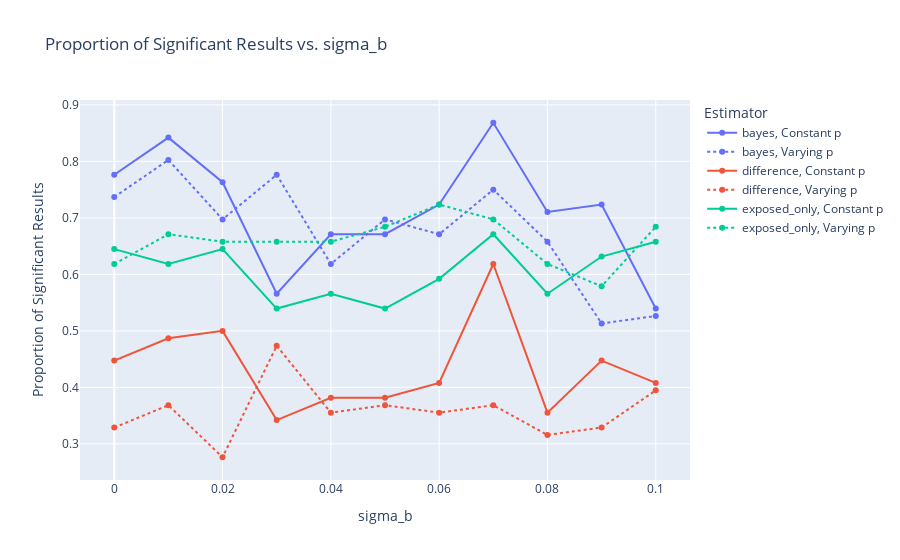

Notebook cell for this chart:
### Code cell
# Create the plot using Plotly
fig_prop_signif = px.line(
    df.assign(LineStyle=df["prop_treatment"].apply(
        lambda x: "Constant p" if np.array_equal(x, prop_const) else "Varying p"
    )),
    x="sigma_b",
    y="prop_signif",
    color="estimator",
    line_dash="LineStyle",
    markers=True,
    title="Proportion of Significant Results vs. sigma_b",
    labels={"sigma_b": "sigma_b", "prop_signif": "Proportion of Significant Results"},
)

# Update the legend to remove linestyle
fig_prop_signif.update_layout(legend_title_text="Estimator")
fig_prop_signif.show()

### Figure 1 — Plotly figure (JSON) as saved in the notebook; plotly's stock layout.template omitted (floating-point values rounded to 4 significant figures)
{"data": [{"hovertemplate": "estimator=bayes<br>LineStyle=Constant p<br>sigma_b=%{x}<br>Proportion of Significant Results=%{y}<extra></extra>", "legendgroup": "bayes, Constant p", "line": {"color": "#636efa", "dash": "solid"}, "marker": {"symbol": "circle"}, "mode": "lines+markers", "name": "bayes, Constant p", "orientation": "v", "showlegend": true, "type": "scatter", "x": [0, 0.01, 0.02, 0.03, 0.04, 0.05, 0.06, 0.07, 0.08, 0.09, 0.1], "xaxis": "x", "y": [0.7763, 0.8421, 0.7632, 0.5658, 0.6711, 0.6711, 0.7237, 0.8684, 0.7105, 0.7237, 0.5395], "yaxis": "y"}, {"hovertemplate": "estimator=bayes<br>LineStyle=Varying p<br>sigma_b=%{x}<br>Proportion of Significant Results=%{y}<extra></extra>", "legendgroup": "bayes, Varying p", "line": {"color": "#636efa", "dash": "dot"}, "marker": {"symbol": "circle"}, "mode": "lines+markers", "name": "bayes, Varying p", "orientation": "v", "showlegend": true, "type": "scatter", "x": [0, 0.01, 0.02, 0.03, 0.04, 0.05, 0.06, 0.07, 0.08, 0.09, 0.1], "xaxis": "x", "y": [0.7368, 0.8026, 0.6974, 0.7763, 0.6184, 0.6974, 0.6711, 0.75, 0.6579, 0.5132, 0.5263], "yaxis": "y"}, {"hovertemplate": "estimator=difference<br>LineStyle=Constant p<br>sigma_b=%{x}<br>Proportion of Significant Results=%{y}<extra></extra>", "legendgroup": "difference, Constant p", "line": {"color": "#EF553B", "dash": "solid"}, "marker": {"symbol": "circle"}, "mode": "lines+markers", "name": "difference, Constant p", "orientation": "v", "showlegend": true, "type": "scatter", "x": [0, 0.01, 0.02, 0.03, 0.04, 0.05, 0.06, 0.07, 0.08, 0.09, 0.1], "xaxis": "x", "y": [0.4474, 0.4868, 0.5, 0.3421, 0.3816, 0.3816, 0.4079, 0.6184, 0.3553, 0.4474, 0.4079], "yaxis": "y"}, {"hovertemplate": "estimator=difference<br>LineStyle=Varying p<br>sigma_b=%{x}<br>Proportion of Significant Results=%{y}<extra></extra>", "legendgroup": "difference, Varying p", "line": {"color": "#EF553B", "dash": "dot"}, "marker": {"symbol": "circle"}, "mode": "lines+markers", "name": "difference, Varying p", "orientation": "v", "showlegend": true, "type": "scatter", "x": [0, 0.01, 0.02, 0.03, 0.04, 0.05, 0.06, 0.07, 0.08, 0.09, 0.1], "xaxis": "x", "y": [0.3289, 0.3684, 0.2763, 0.4737, 0.3553, 0.3684, 0.3553, 0.3684, 0.3158, 0.3289, 0.3947], "yaxis": "y"}, {"hovertemplate": "estimator=exposed_only<br>LineStyle=Constant p<br>sigma_b=%{x}<br>Proportion of Significant Results=%{y}<extra></extra>", "legendgroup": "exposed_only, Constant p", "line": {"color": "#00cc96", "dash": "solid"}, "marker": {"symbol": "circle"}, "mode": "lines+markers", "name": "exposed_only, Constant p", "orientation": "v", "showlegend": true, "type": "scatter", "x": [0, 0.01, 0.02, 0.03, 0.04, 0.05, 0.06, 0.07, 0.08, 0.09, 0.1], "xaxis": "x", "y": [0.6447, 0.6184, 0.6447, 0.5395, 0.5658, 0.5395, 0.5921, 0.6711, 0.5658, 0.6316, 0.6579], "yaxis": "y"}, {"hovertemplate": "estimator=exposed_only<br>LineStyle=Varying p<br>sigma_b=%{x}<br>Proportion of Significant Results=%{y}<extra></extra>", "legendgroup": "exposed_only, Varying p", "line": {"color": "#00cc96", "dash": "dot"}, "marker": {"symbol": "circle"}, "mode": "lines+markers", "name": "exposed_only, Varying p", "orientation": "v", "showlegend": true, "type": "scatter", "x": [0, 0.01, 0.02, 0.03, 0.04, 0.05, 0.06, 0.07, 0.08, 0.09, 0.1], "xaxis": "x", "y": [0.6184, 0.6711, 0.6579, 0.6579, 0.6579, 0.6842, 0.7237, 0.6974, 0.6184, 0.5789, 0.6842], "yaxis": "y"}], "layout": {"legend": {"title": {"text": "Estimator"}, "tracegroupgap": 0}, "title": {"text": "Proportion of Significant Results vs. sigma_b"}, "xaxis": {"anchor": "y", "domain": [0, 1], "title": {"text": "sigma_b"}}, "yaxis": {"anchor": "x", "domain": [0, 1], "title": {"text": "Proportion of Significant Results"}}}}
